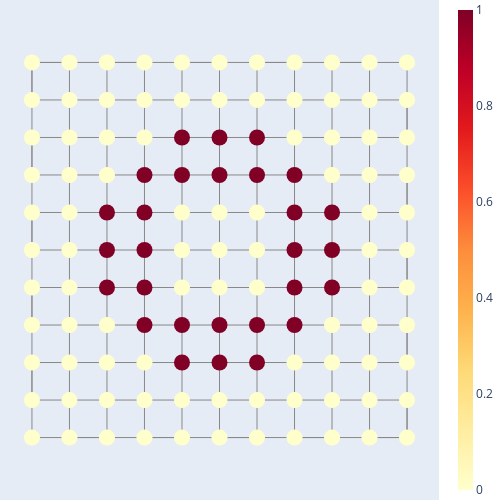

Notebook cell for this chart:
### Markdown cell above
#### Potential theory cloak

For the potential theory cloak, we use the expectation of the field from the defective lattice and only calculate the RWs from the cloaking nodes.

First we show the $A^+$ control set

### Code cell
# Potential theory plus sets and minus sets

plus_set, minus_set = RWC.calc_sets(lat_data)

RWC.plot_lat_function(lat_data,plus_set)

### Figure 1 — Plotly figure (JSON) as saved in the notebook; plotly's stock layout.template omitted (floating-point values rounded to 4 significant figures)
{"data": [{"line": {"color": "#888", "width": 1}, "mode": "lines", "type": "scatter", "x": [1, 2, 3, 4, 5, 6, 7, 8, 9, 10, 11, 11, 10, 9, 8, 7, 6, 5, 4, 3, 2, 1, 1, 2, 3, 4, 5, 6, 7, 8, 9, 10, 11, 11, 10, 9, 8, 7, 6, 5, 4, 3, 2, 1, 1, 2, 3, 4, 5, 6, 7, 8, 9, 10, 11, 11, 10, 9, 8, 7, 6, 5, 4, 3, 2, 1, 1, 2, 3, 4, 5, 6, 7, 8, 9, 10, 11, 11, 10, 9, 8, 7, 6, 5, 4, 3, 2, 1, 1, 2, 3, 4, 5, 6, 7, 8, 9, 10, 11, 11, 10, 9, 8, 7, 6, 5, 4, 3, 2, 1, 1, 2, 3, 4, 5, 6, 7, 8, 9, 10, 11], "y": [1, 1, 1, 1, 1, 1, 1, 1, 1, 1, 1, 2, 2, 2, 2, 2, 2, 2, 2, 2, 2, 2, 3, 3, 3, 3, 3, 3, 3, 3, 3, 3, 3, 4, 4, 4, 4, 4, 4, 4, 4, 4, 4, 4, 5, 5, 5, 5, 5, 5, 5, 5, 5, 5, 5, 6, 6, 6, 6, 6, 6, 6, 6, 6, 6, 6, 7, 7, 7, 7, 7, 7, 7, 7, 7, 7, 7, 8, 8, 8, 8, 8, 8, 8, 8, 8, 8, 8, 9, 9, 9, 9, 9, 9, 9, 9, 9, 9, 9, 10, 10, 10, 10, 10, 10, 10, 10, 10, 10, 10, 11, 11, 11, 11, 11, 11, 11, 11, 11, 11, 11]}, {"line": {"color": "#888", "width": 1}, "mode": "lines", "type": "scatter", "x": [1, 1, 1, 1, 1, 1, 1, 1, 1, 1, 1, 2, 2, 2, 2, 2, 2, 2, 2, 2, 2, 2, 3, 3, 3, 3, 3, 3, 3, 3, 3, 3, 3, 4, 4, 4, 4, 4, 4, 4, 4, 4, 4, 4, 5, 5, 5, 5, 5, 5, 5, 5, 5, 5, 5, 6, 6, 6, 6, 6, 6, 6, 6, 6, 6, 6, 7, 7, 7, 7, 7, 7, 7, 7, 7, 7, 7, 8, 8, 8, 8, 8, 8, 8, 8, 8, 8, 8, 9, 9, 9, 9, 9, 9, 9, 9, 9, 9, 9, 10, 10, 10, 10, 10, 10, 10, 10, 10, 10, 10, 11, 11, 11, 11, 11, 11, 11, 11, 11, 11, 11], "y": [1, 2, 3, 4, 5, 6, 7, 8, 9, 10, 11, 11, 10, 9, 8, 7, 6, 5, 4, 3, 2, 1, 1, 2, 3, 4, 5, 6, 7, 8, 9, 10, 11, 11, 10, 9, 8, 7, 6, 5, 4, 3, 2, 1, 1, 2, 3, 4, 5, 6, 7, 8, 9, 10, 11, 11, 10, 9, 8, 7, 6, 5, 4, 3, 2, 1, 1, 2, 3, 4, 5, 6, 7, 8, 9, 10, 11, 11, 10, 9, 8, 7, 6, 5, 4, 3, 2, 1, 1, 2, 3, 4, 5, 6, 7, 8, 9, 10, 11, 11, 10, 9, 8, 7, 6, 5, 4, 3, 2, 1, 1, 2, 3, 4, 5, 6, 7, 8, 9, 10, 11]}, {"marker": {"color": [0, 0, 0, 0, 0, 0, 0, 0, 0, 0, 0, 0, 0, 0, 0, 0, 0, 0, 0, 0, 0, 0, 0, 0, 0, 0, 1, 1, 1, 0, 0, 0, 0, 0, 0, 0, 1, 1, 1, 1, 1, 0, 0, 0, 0, 0, 1, 1, 0, 0, 0, 1, 1, 0, 0, 0, 0, 1, 1, 0, 0, 0, 1, 1, 0, 0, 0, 0, 1, 1, 0, 0, 0, 1, 1, 0, 0, 0, 0, 0, 1, 1, 1, 1, 1, 0, 0, 0, 0, 0, 0, 0, 1, 1, 1, 0, 0, 0, 0, 0, 0, 0, 0, 0, 0, 0, 0, 0, 0, 0, 0, 0, 0, 0, 0, 0, 0, 0, 0, 0, 0], "colorbar": {"thickness": 15}, "colorscale": [[0, "#FFFFCC"], [0.125, "#FFEDA0"], [0.25, "#FED976"], [0.375, "#FEB24C"], [0.5, "#FD8D3C"], [0.625, "#FC4E2A"], [0.75, "#E31A1C"], [0.875, "#BD0026"], [1, "#800026"]], "showscale": true, "size": 16}, "mode": "markers", "text": ["Net particle charge: 0.0", "Net particle charge: 0.0", "Net particle charge: 0.0", "Net particle charge: 0.0", "Net particle charge: 0.0", "Net particle charge: 0.0", "Net particle charge: 0.0", "Net particle charge: 0.0", "Net particle charge: 0.0", "Net particle charge: 0.0", "Net particle charge: 0.0", "Net particle charge: 0.0", "Net particle charge: 0.0", "Net particle charge: 0.0", "Net particle charge: 0.0", "Net particle charge: 0.0", "Net particle charge: 0.0", "Net particle charge: 0.0", "Net particle charge: 0.0", "Net particle charge: 0.0", "Net particle charge: 0.0", "Net particle charge: 0.0", "Net particle charge: 0.0", "Net particle charge: 0.0", "Net particle charge: 0.0", "Net particle charge: 0.0", "Net particle charge: 1.0", "Net particle charge: 1.0", "Net particle charge: 1.0", "Net particle charge: 0.0", "Net particle charge: 0.0", "Net particle charge: 0.0", "Net particle charge: 0.0", "Net particle charge: 0.0", "Net particle charge: 0.0", "Net particle charge: 0.0", "Net particle charge: 1.0", "Net particle charge: 1.0", "Net particle charge: 1.0", "Net particle charge: 1.0", "Net particle charge: 1.0", "Net particle charge: 0.0", "Net particle charge: 0.0", "Net particle charge: 0.0", "Net particle charge: 0.0", "Net particle charge: 0.0", "Net particle charge: 1.0", "Net particle charge: 1.0", "Net particle charge: 0.0", "Net particle charge: 0.0", "Net particle charge: 0.0", "Net particle charge: 1.0", "Net particle charge: 1.0", "Net particle charge: 0.0", "Net particle charge: 0.0", "Net particle charge: 0.0", "Net particle charge: 0.0", "Net particle charge: 1.0", "Net particle charge: 1.0", "Net particle charge: 0.0", "Net particle charge: 0.0", "Net particle charge: 0.0", "Net particle charge: 1.0", "Net particle charge: 1.0", "Net particle charge: 0.0", "Net particle charge: 0.0", "Net particle charge: 0.0", "Net particle charge: 0.0", "Net particle charge: 1.0", "Net particle charge: 1.0", "Net particle charge: 0.0", "Net particle charge: 0.0", "Net particle charge: 0.0", "Net particle charge: 1.0", "Net particle charge: 1.0", "Net particle charge: 0.0", "Net particle charge: 0.0", "Net particle charge: 0.0", "Net particle charge: 0.0", "Net particle charge: 0.0", "Net particle charge: 1.0", "Net particle charge: 1.0", "Net particle charge: 1.0", "Net particle charge: 1.0", "Net particle charge: 1.0", "Net particle charge: 0.0", "Net particle charge: 0.0", "Net particle charge: 0.0", "Net particle charge: 0.0", "Net particle charge: 0.0", "Net particle charge: 0.0", "Net particle charge: 0.0", "Net particle charge: 1.0", "Net particle charge: 1.0", "Net particle charge: 1.0", "Net particle charge: 0.0", "Net particle charge: 0.0", "Net particle charge: 0.0", "Net particle charge: 0.0", "Net particle charge: 0.0", "Net particle charge: 0.0", "Net particle charge: 0.0", "Net particle charge: 0.0", "Net particle charge: 0.0", "Net particle charge: 0.0", "Net particle charge: 0.0", "Net particle charge: 0.0", "Net particle charge: 0.0", "Net particle charge: 0.0", "Net particle charge: 0.0", "Net particle charge: 0.0", "Net particle charge: 0.0", "Net particle charge: 0.0", "Net particle charge: 0.0", "Net particle charge: 0.0", "Net particle charge: 0.0", "Net particle charge: 0.0", "Net particle charge: 0.0", "Net particle charge: 0.0", "Net particle charge: 0.0", "Net particle charge: 0.0"], "type": "scatter", "x": [1, 2, 3, 4, 5, 6, 7, 8, 9, 10, 11, 11, 10, 9, 8, 7, 6, 5, 4, 3, 2, 1, 1, 2, 3, 4, 5, 6, 7, 8, 9, 10, 11, 11, 10, 9, 8, 7, 6, 5, 4, 3, 2, 1, 1, 2, 3, 4, 5, 6, 7, 8, 9, 10, 11, 11, 10, 9, 8, 7, 6, 5, 4, 3, 2, 1, 1, 2, 3, 4, 5, 6, 7, 8, 9, 10, 11, 11, 10, 9, 8, 7, 6, 5, 4, 3, 2, 1, 1, 2, 3, 4, 5, 6, 7, 8, 9, 10, 11, 11, 10, 9, 8, 7, 6, 5, 4, 3, 2, 1, 1, 2, 3, 4, 5, 6, 7, 8, 9, 10, 11], "y": [1, 1, 1, 1, 1, 1, 1, 1, 1, 1, 1, 2, 2, 2, 2, 2, 2, 2, 2, 2, 2, 2, 3, 3, 3, 3, 3, 3, 3, 3, 3, 3, 3, 4, 4, 4, 4, 4, 4, 4, 4, 4, 4, 4, 5, 5, 5, 5, 5, 5, 5, 5, 5, 5, 5, 6, 6, 6, 6, 6, 6, 6, 6, 6, 6, 6, 7, 7, 7, 7, 7, 7, 7, 7, 7, 7, 7, 8, 8, 8, 8, 8, 8, 8, 8, 8, 8, 8, 9, 9, 9, 9, 9, 9, 9, 9, 9, 9, 9, 10, 10, 10, 10, 10, 10, 10, 10, 10, 10, 10, 11, 11, 11, 11, 11, 11, 11, 11, 11, 11, 11]}], "layout": {"height": 500, "hovermode": "closest", "margin": {"b": 0, "l": 0, "r": 0, "t": 0}, "showarrow": false, "showlegend": false, "width": 500, "xaxis": {"showgrid": false, "showticklabels": false, "zeroline": false}, "yaxis": {"scaleanchor": "x", "showgrid": false, "showticklabels": false, "zeroline": false}}}
